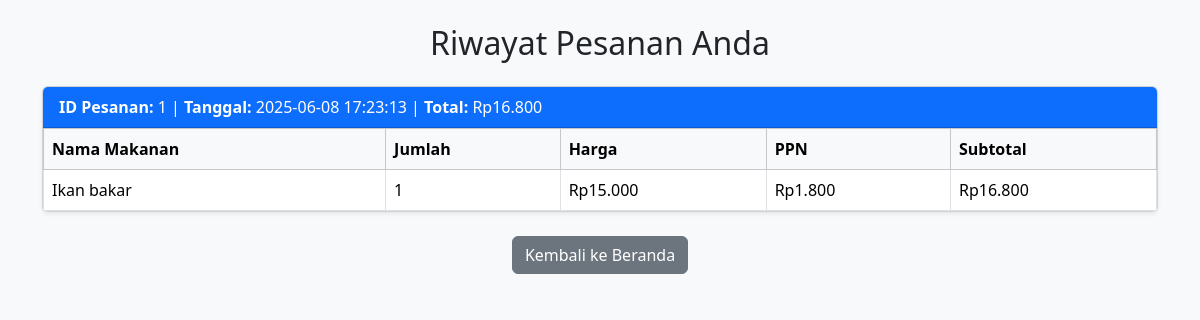
The page /pesanan.php (signed in) on the database its author committed.
### tables this page shows
CREATE TABLE `orders` (
  `id` int(11) NOT NULL,
  `tanggal` datetime NOT NULL,
  `total_harga` int(11) NOT NULL,
  `user_id` int(11) DEFAULT NULL
);

CREATE TABLE `order_details` (
  `id` int(11) NOT NULL,
  `order_id` int(11) NOT NULL,
  `nama_makanan` varchar(255) NOT NULL,
  `jumlah_pesanan` int(11) NOT NULL,
  `harga` int(11) NOT NULL,
  `pajak` int(11) NOT NULL,
  `subtotal` int(11) NOT NULL
);

### pesanan.php (the view, shortened to what this page needs)
<?php
$user_id = $_SESSION['user_id'];
$host = "localhost";
$user = "root";
$pass = "";
$db   = "uaspw";
$conn = new mysqli($host, $user, $pass, $db);
$stmt = $conn->prepare("SELECT * FROM orders WHERE user_id = ? ORDER BY tanggal DESC");
$stmt->bind_param("i", $user_id);
$stmt->execute();
$orders = $stmt->get_result();
?>
<!DOCTYPE html>
<html lang="id">
<head>
  <link href="https://cdn.jsdelivr.net/npm/bootstrap@5.3.3/dist/css/bootstrap.min.css" rel="stylesheet" />
</head>
<body class="bg-light p-4">
  <div class="container">
    <h2 class="mb-4 text-center">Riwayat Pesanan Anda</h2>
    <?php if ($orders->num_rows > 0): ?>
      <?php while ($order = $orders->fetch_assoc()): ?>
        <div class="card shadow-sm mb-4">
          <div class="card-header bg-primary text-white">
            <strong>ID Pesanan:</strong> <?= $order['id'] ?> |
            <strong>Tanggal:</strong> <?= $order['tanggal'] ?> |
            <strong>Total:</strong> Rp<?= number_format($order['total_harga'], 0, ',', '.') ?>
          </div>
          <div class="card-body p-0">
            <table class="table table-bordered table-hover m-0">
              <thead class="table-light">
                <tr>
                  <th>Nama Makanan</th>
                  <th>Jumlah</th>
                  <th>Harga</th>
                  <th>PPN</th>
                  <th>Subtotal</th>
                </tr>
              </thead>
              <tbody>
              <?php
              $order_id = $order['id'];
              $detail_stmt = $conn->prepare("SELECT * FROM order_details WHERE order_id = ?");
              $detail_stmt->bind_param("i", $order_id);
              $detail_stmt->execute();
              $details = $detail_stmt->get_result();
              while ($item = $details->fetch_assoc()):
              ?>
                <tr>
                  <td><?= htmlspecialchars($item['nama_makanan']) ?></td>
                  <td><?= $item['jumlah_pesanan'] ?></td>
                  <td>Rp<?= number_format($item['harga'], 0, ',', '.') ?></td>
                  <td>Rp<?= number_format($item['pajak'], 0, ',', '.') ?></td>
                  <td>Rp<?= number_format($item['subtotal'], 0, ',', '.') ?></td>
                </tr>
              <?php endwhile; $detail_stmt->close(); ?>
              </tbody>
            </table>
          </div>
        </div>
      <?php endwhile; ?>
    <?php else: ?>
      <p class="alert alert-warning text-center">Belum ada pesanan.</p>
    <?php endif; ?>
    <div class="text-center mt-4">
      <a href="index.php" class="btn btn-secondary">Kembali ke Beranda</a>
    </div>
  </div>
</body>
</html>

### rows shown on the page
orders: id "1", tanggal "2025-06-08 17:23:13", total_harga "16.800"
order_details: nama_makanan "Ikan bakar", jumlah_pesanan "1", harga "15.000", pajak "1.800", subtotal "16.800"
